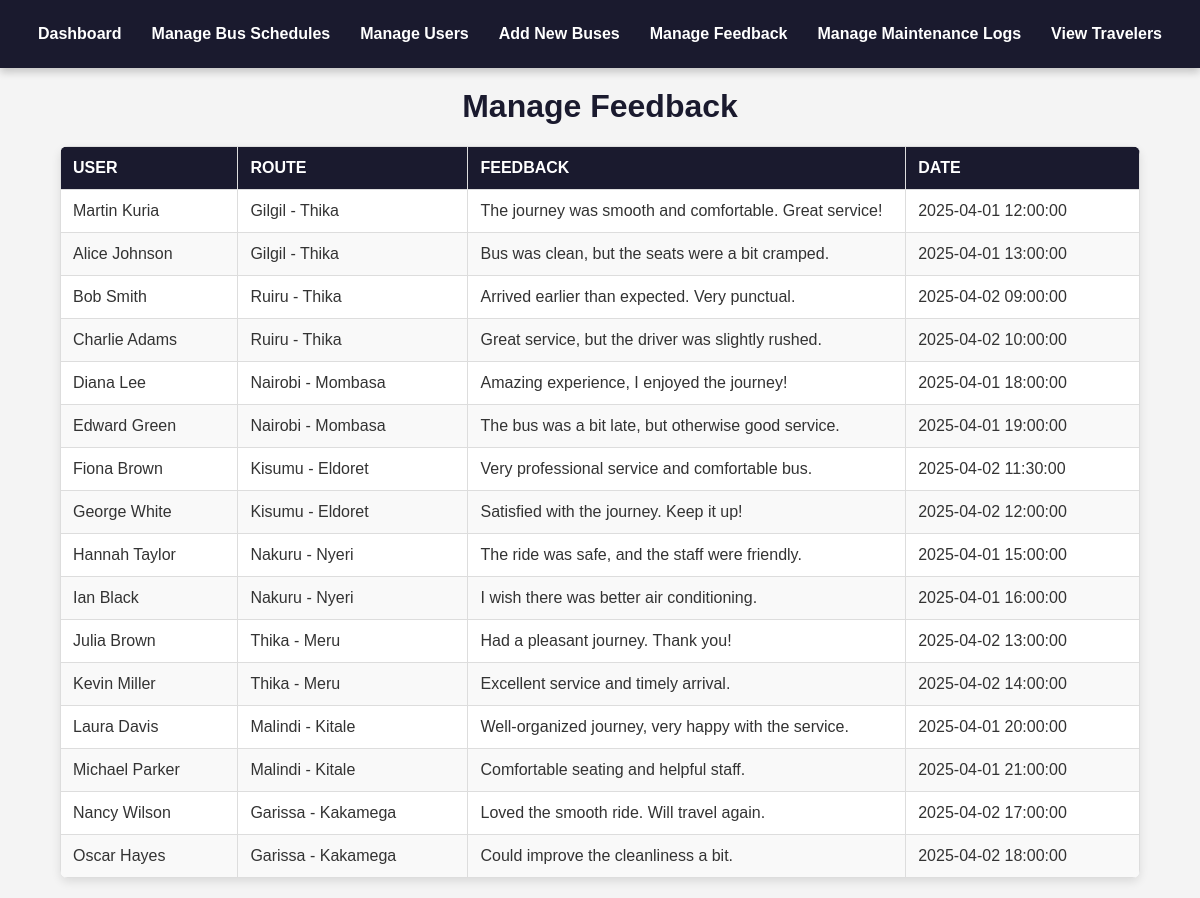
/colo/backend/feedback_management.php, run on the app's committed database.
### tables this page shows
CREATE TABLE `feedback` (
  `FeedbackID` int(11) NOT NULL,
  `UserID` int(11) DEFAULT NULL,
  `RouteID` int(11) DEFAULT NULL,
  `FeedbackText` text DEFAULT NULL,
  `FeedbackDate` datetime DEFAULT current_timestamp()
);

CREATE TABLE `users` (
  `UserID` int(11) NOT NULL,
  `RoleID` int(11) DEFAULT NULL,
  `FullName` varchar(100) NOT NULL,
  `Email` varchar(100) NOT NULL,
  `PasswordHash` varchar(255) NOT NULL,
  `PhoneNumber` varchar(15) DEFAULT NULL
);

CREATE TABLE `routes` (
  `RouteID` int(11) NOT NULL,
  `DepartureLocation` varchar(100) NOT NULL,
  `ArrivalLocation` varchar(100) NOT NULL,
  `DepartureTime` datetime NOT NULL,
  `ArrivalTime` datetime NOT NULL,
  `BusID` int(11) DEFAULT NULL
);

### colo/backend/feedback_management.php (the view, shortened to what this page needs)
<?php require 'db_connection.php'; ?>
<!DOCTYPE html>
<html lang="en">
<head>
    <link rel="stylesheet" href="../styles/feedback_management.css">
</head>
<body>
<div class="dashboard-links">
        <a href="admin_dashboard.php">Dashboard</a>
        <a href="bus_schedule_management.php">Manage Bus Schedules</a>
        <a href="manage_users.php">Manage Users</a>
        <a href="bus_management.php">Add New Buses</a>
        <a href="feedback_management.php">Manage Feedback</a>
        <a href="maintenance_logs.php">Manage Maintenance Logs</a>
        <a href="view_travelers.php">View Travelers</a>
    </div>
    <h1>Manage Feedback</h1>
    <table>
        <thead>
            <tr>
                <th>User</th>
                <th>Route</th>
                <th>Feedback</th>
                <th>Date</th>
            </tr>
        </thead>
        <tbody>
            <?php
            $result = $conn->query("SELECT FullName, DepartureLocation, ArrivalLocation, FeedbackText, FeedbackDate
                                    FROM Feedback
                                    INNER JOIN Users ON Feedback.UserID = Users.UserID
                                    INNER JOIN Routes ON Feedback.RouteID = Routes.RouteID");
            while ($row = $result->fetch_assoc()) {
                echo "
                    <tr>
                        <td>{$row['FullName']}</td>
                        <td>{$row['DepartureLocation']} - {$row['ArrivalLocation']}</td>
                        <td>{$row['FeedbackText']}</td>
                        <td>{$row['FeedbackDate']}</td>
                    </tr>
                ";
            }
            ?>
        </tbody>
    </table>
</body>
</html>

### colo/backend/styles/feedback_management.css (style rules this page uses)
body { font-family: Arial, sans-serif; margin: 0; padding: 0; background-color: #f4f4f4; color: #333; text-align: center; }
.dashboard-links { display: flex; justify-content: center; background-color: #1a1a2e; padding: 15px; box-shadow: 0px 4px 8px rgba(0, 0, 0, 0.2); }
.dashboard-links a { color: white; text-decoration: none; font-weight: bold; font-size: 16px; padding: 10px 15px; transition: all 0.3s ease-in-out; }
h1 { margin-top: 20px; color: #1a1a2e; }
table { width: 90%; margin: 20px auto; border-collapse: collapse; background: white; box-shadow: 0px 4px 10px rgba(0, 0, 0, 0.1); border-radius: 8px; overflow: hidden; }
table th, table td { padding: 12px; border: 1px solid #ddd; text-align: left; }
table th { background-color: #1a1a2e; color: white; text-transform: uppercase; }
table tr:nth-child(even) { background-color: #f9f9f9; }
table td { word-wrap: break-word; max-width: 300px; }

### data on the page
feedback: UserID.FullName "Martin Kuria", RouteID.DepartureLocation "Gilgil", RouteID.ArrivalLocation "Thika", FeedbackText "The journey was smooth and comfortable. Great service!", FeedbackDate "2025-04-01 12:00:00"
feedback: UserID.FullName "Alice Johnson", RouteID.DepartureLocation "Gilgil", RouteID.ArrivalLocation "Thika", FeedbackText "Bus was clean, but the seats were a bit cramped.", FeedbackDate "2025-04-01 13:00:00"
feedback: UserID.FullName "Bob Smith", RouteID.DepartureLocation "Ruiru", RouteID.ArrivalLocation "Thika", FeedbackText "Arrived earlier than expected. Very punctual.", FeedbackDate "2025-04-02 09:00:00"
feedback: UserID.FullName "Charlie Adams", RouteID.DepartureLocation "Ruiru", RouteID.ArrivalLocation "Thika", FeedbackText "Great service, but the driver was slightly rushed.", FeedbackDate "2025-04-02 10:00:00"
feedback: UserID.FullName "Diana Lee", RouteID.DepartureLocation "Nairobi", RouteID.ArrivalLocation "Mombasa", FeedbackText "Amazing experience, I enjoyed the journey!", FeedbackDate "2025-04-01 18:00:00"
feedback: UserID.FullName "Edward Green", RouteID.DepartureLocation "Nairobi", RouteID.ArrivalLocation "Mombasa", FeedbackText "The bus was a bit late, but otherwise good service.", FeedbackDate "2025-04-01 19:00:00"
feedback: UserID.FullName "Fiona Brown", RouteID.DepartureLocation "Kisumu", RouteID.ArrivalLocation "Eldoret", FeedbackText "Very professional service and comfortable bus.", FeedbackDate "2025-04-02 11:30:00"
feedback: UserID.FullName "George White", RouteID.DepartureLocation "Kisumu", RouteID.ArrivalLocation "Eldoret", FeedbackText "Satisfied with the journey. Keep it up!", FeedbackDate "2025-04-02 12:00:00"
feedback: UserID.FullName "Hannah Taylor", RouteID.DepartureLocation "Nakuru", RouteID.ArrivalLocation "Nyeri", FeedbackText "The ride was safe, and the staff were friendly.", FeedbackDate "2025-04-01 15:00:00"
feedback: UserID.FullName "Ian Black", RouteID.DepartureLocation "Nakuru", RouteID.ArrivalLocation "Nyeri", FeedbackText "I wish there was better air conditioning.", FeedbackDate "2025-04-01 16:00:00"
feedback: UserID.FullName "Julia Brown", RouteID.DepartureLocation "Thika", RouteID.ArrivalLocation "Meru", FeedbackText "Had a pleasant journey. Thank you!", FeedbackDate "2025-04-02 13:00:00"
feedback: UserID.FullName "Kevin Miller", RouteID.DepartureLocation "Thika", RouteID.ArrivalLocation "Meru", FeedbackText "Excellent service and timely arrival.", FeedbackDate "2025-04-02 14:00:00"
feedback: UserID.FullName "Laura Davis", RouteID.DepartureLocation "Malindi", RouteID.ArrivalLocation "Kitale", FeedbackText "Well-organized journey, very happy with the service.", FeedbackDate "2025-04-01 20:00:00"
feedback: UserID.FullName "Michael Parker", RouteID.DepartureLocation "Malindi", RouteID.ArrivalLocation "Kitale", FeedbackText "Comfortable seating and helpful staff.", FeedbackDate "2025-04-01 21:00:00"
feedback: UserID.FullName "Nancy Wilson", RouteID.DepartureLocation "Garissa", RouteID.ArrivalLocation "Kakamega", FeedbackText "Loved the smooth ride. Will travel again.", FeedbackDate "2025-04-02 17:00:00"
feedback: UserID.FullName "Oscar Hayes", RouteID.DepartureLocation "Garissa", RouteID.ArrivalLocation "Kakamega", FeedbackText "Could improve the cleanliness a bit.", FeedbackDate "2025-04-02 18:00:00"
